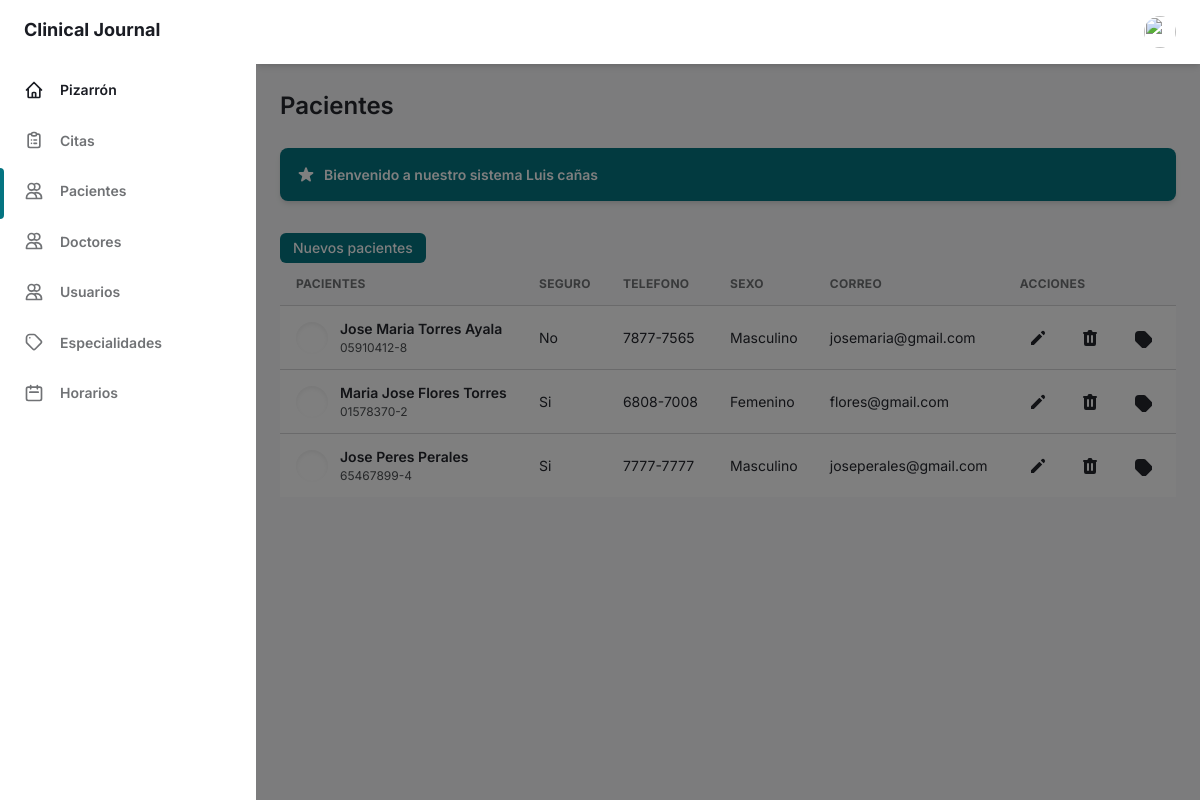
The app's page /folder/patients.php (signed in) with its own data.
### tables this page shows
CREATE TABLE `customers` (
  `codpaci` int(11) NOT NULL,
  `dnipa` char(10) NOT NULL,
  `nombrep` varchar(50) NOT NULL,
  `apellidop` varchar(50) NOT NULL,
  `seguro` char(2) NOT NULL,
  `tele` char(9) NOT NULL,
  `sexo` varchar(15) NOT NULL,
  `email` varchar(35) NOT NULL,
  `usuario` varchar(15) NOT NULL,
  `clave` varchar(255) NOT NULL,
  `cargo` char(1) NOT NULL,
  `estado` char(1) NOT NULL,
  `fecha_create` timestamp NOT NULL DEFAULT current_timestamp() ON UPDATE current_timestamp()
);

### controlador/patientscontrolador.php (called while the page is built, shortened)
<?php
require_once '../modelo/modelopatients.php';
class patientscontrolador{
    function mostrar(){
        $patients=new Modelo();
        $dato=$patients->mostrar("patients", "1");
        require_once '../vista/patients/mostrar.php';
    }
    }

### modelo/modelopatients.php (called while the page is built, shortened)
<?php
class Modelo{
  private $patients;
  private $db;
  public function __construct(){
      $this->patients=array();
      $this->db=new PDO('mysql:host=localhost;dbname=proyecto_clinica',"root","");
  }
  public function mostrar($tabla,$condicion){
      $consulta="SELECT * FROM customers WHERE estado='1'";
      $resultado=$this->db->query($consulta);
      while ($tabla=$resultado->fetchAll(PDO::FETCH_ASSOC)) {
          $this->patients[]=$tabla;
      }
      return $this->patients;
    }
}
 ?>

### vista/patients/mostrar.php (the view, shortened to what this page needs)
<!DOCTYPE html>
<html :class="{ 'theme-dark': dark }" x-data="data()" lang="en">
<head>
  <link rel="stylesheet" href="../assets/css/tailwind.output.css" />
  <link rel="stylesheet" href="https://cdnjs.cloudflare.com/ajax/libs/Chart.js/2.9.3/Chart.min.css" />
</head>
<body>
  <div class="flex h-screen bg-gray-50 dark:bg-gray-900" :class="{ 'overflow-hidden': isSideMenuOpen }">
    <aside class="z-20 hidden w-64 overflow-y-auto bg-white dark:bg-gray-800 md:block flex-shrink-0">
      <div class="py-4 text-gray-500 dark:text-gray-400">
        <a class="ml-6 text-lg font-bold text-gray-800 dark:text-gray-200" href="../vista/admin/pages-admin.php">
          Clinical Journal
        </a>
        <ul class="mt-6">
          <li class="relative px-6 py-3">
            <a class="inline-flex items-center w-full text-sm font-semibold text-gray-800 transition-colors duration-150 hover:text-gray-800 dark:hover:text-gray-200 dark:text-gray-100" href="../vista/admin/pages-admin.php">
              <span class="ml-4">Pizarrón</span>
            </a>
          </li>
        </ul>
        <ul>
          <li class="relative px-6 py-3">
            <a class="inline-flex items-center w-full text-sm font-semibold transition-colors duration-150 hover:text-gray-800 dark:hover:text-gray-200" href="appointment.php">
              <span class="ml-4">Citas</span>
            </a>
          </li>
          <li class="relative px-6 py-3">
            <span class="absolute inset-y-0 left-0 w-1 bg-teal-600 rounded-tr-lg rounded-br-lg" aria-hidden="true"></span>
            <a class="inline-flex items-center w-full text-sm font-semibold transition-colors duration-150 hover:text-gray-800 dark:hover:text-gray-200" href="patients.php">
              <span class="ml-4">Pacientes</span>
            </a>
          </li>
          <li class="relative px-6 py-3">
            <a class="inline-flex items-center w-full text-sm font-semibold transition-colors duration-150 hover:text-gray-800 dark:hover:text-gray-200" href="doctor.php">
              <span class="ml-4">Doctores</span>
            </a>
          </li>
          <li class="relative px-6 py-3">
            <a class="inline-flex items-center w-full text-sm font-semibold transition-colors duration-150 hover:text-gray-800 dark:hover:text-gray-200" href="usuarios.php">
              <span class="ml-4">Usuarios</span>
            </a>
          </li>
          <li class="relative px-6 py-3">
            <a class="inline-flex items-center w-full text-sm font-semibold transition-colors duration-150 hover:text-gray-800 dark:hover:text-gray-200" href="specialty.php">
              <span class="ml-4">Especialidades</span>
            </a>
          </li>
          <li class="relative px-6 py-3">
            <a class="inline-flex items-center w-full text-sm font-semibold transition-colors duration-150 hover:text-gray-800 dark:hover:text-gray-200" href="horario.php">
              <span class="ml-4">Horarios</span>
            </a>
          </li>
        </ul>
      </div>
    </aside>
    <div x-show="isSideMenuOpen" x-transition:enter="transition ease-in-out duration-150" x-transition:enter-start="opacity-0" x-transition:enter-end="opacity-100" x-transition:leave="transition ease-in-out duration-150" x-transition:leave-start="opacity-100" x-transition:leave-end="opacity-0" class="fixed inset-0 z-10 flex items-end bg-black bg-opacity-50 sm:items-center sm:justify-center"></div>
    <div class="flex flex-col flex-1 w-full">
      <header class="z-10 py-4 bg-white shadow-md dark:bg-gray-800">
        <div class="container flex items-center justify-between h-full px-6 mx-auto text-teal-600 dark:text-teal-300">
          <ul class="flex items-center flex-shrink-0 space-x-6">
            <li class="relative">
              <button class="align-middle rounded-full focus:shadow-outline-teal focus:outline-none" @click="toggleProfileMenu" @keydown.escape="closeProfileMenu" aria-label="Account" aria-haspopup="true">
                <img class="object-cover w-8 h-8 rounded-full" src="https://www.creativefabrica.com/wp-content/uploads/2019/02/Profile-Icon-by-arus-1-580x386.jpg" alt="" aria-hidden="true" />
              </button>
            </li>
          </ul>
        </div>
      </header>
      <main class="h-full overflow-y-auto">
        <div class="container px-6 mx-auto grid">
          <h2 class="my-6 text-2xl font-semibold text-gray-700 dark:text-gray-200">
            Pacientes
          </h2>
          <a class="flex items-center justify-between p-4 mb-8 text-sm font-semibold text-teal-100 bg-teal-600 rounded-lg shadow-md focus:outline-none focus:shadow-outline-teal" style="cursor: pointer;">
            <div class="flex items-center">
              <span class="text-white">Bienvenido a nuestro sistema <?php echo ucfirst($_SESSION['nombre']); ?></span>
            </div>
          </a>
          <div>
            <button onclick="window.location.href='../vista/patients/new.php'" class="px-3 py-1 text-sm font-medium leading-5 text-white transition-colors duration-150 bg-teal-600 border border-transparent rounded-md active:bg-teal-600 hover:bg-teal-700 focus:outline-none focus:shadow-outline-teal">
              Nuevos pacientes
            </button>
          </div>
          <div class="w-full overflow-x-auto">
            <table class="w-full whitespace-no-wrap" id="myTable">
              <thead>
                <tr class="text-xs font-semibold tracking-wide text-left text-gray-500 uppercase border-b dark:border-gray-700 bg-gray-50 dark:text-gray-400 dark:bg-gray-800">
                  <th class="px-4 py-3">Pacientes</th>
                  <th class="px-4 py-3">Seguro</th>
                  <th class="px-4 py-3">Telefono</th>
                  <th class="px-4 py-3">Sexo</th>
                  <th class="px-4 py-3">Correo</th>
                  <th class="px-4 py-3">Acciones</th>
                </tr>
              </thead>
              <tbody class="bg-white divide-y dark:divide-gray-700 dark:bg-gray-800">
                <?php
                foreach ($dato as $key => $value) {
                  foreach ($value as $va) { ?>
                    <tr class="text-gray-700 dark:text-gray-400">
                      <td class="px-4 py-3">
                        <div class="flex items-center text-sm">
                          <div class="relative hidden w-8 h-8 mr-3 rounded-full md:block">
                            <div class="absolute inset-0 rounded-full shadow-inner" aria-hidden="true"></div>
                          </div>
                          <div>
                            <p class="font-semibold"><?php echo $va['nombrep']; ?> <?php echo $va['apellidop']; ?></p>
                            <p class="text-xs text-gray-600 dark:text-gray-400">
                              <?php echo $va['dnipa']; ?>
                            </p>
                          </div>
                        </div>
                      </td>
                      <td class="px-4 py-3 text-sm">
                        <?php echo $va['seguro']; ?>
                      </td>
                      <td class="px-4 py-3 text-sm">
                        <?php echo $va['tele']; ?>
                      </td>
                      <td class="px-4 py-3 text-sm">
                        <?php echo $va['sexo']; ?>
                      </td>
                      <td class="px-4 py-3 text-sm">
                        <?php echo $va['email']; ?>
                      </td>
                      <td class="px-4 py-3">
                        <div class="flex items-center space-x-4 text-sm">
                          <a href="../vista/patients/edit.php?id=<?php echo $va["codpaci"]; ?>" class="flex items-center justify-between px-2 py-2 text-sm font-medium leading-5 text-teal-600 rounded-lg dark:text-gray-400 focus:outline-none focus:shadow-outline-gray" aria-label="Edit">
                            <svg class="w-5 h-5" aria-hidden="true" fill="currentColor" viewBox="0 0 20 20">
                              <path d="M13.586 3.586a2 2 0 112.828 2.828l-.793.793-2.828-2.828.793-.793zM11.379 5.793L3 14.172V17h2.828l8.38-8.379-2.83-2.828z"></path>
                            </svg>
                          </a>
                          <a href="../vista/patients/desactivar.php?id=<?php echo $va["codpaci"]; ?>" class="flex items-center justify-between px-2 py-2 text-sm font-medium leading-5 text-teal-600 rounded-lg dark:text-gray-400 focus:outline-none focus:shadow-outline-gray barra" aria-label="Edit">
                          </a>
                          <a href="../vista/patients/password.php?id=<?php echo $va["codpaci"]; ?>" class="flex items-center justify-between px-2 py-2 text-sm font-medium leading-5 text-teal-600 rounded-lg dark:text-gray-400 focus:outline-none focus:shadow-outline-gray" aria-label="Password">
                            <svg class="w-5 h-5" aria-hidden="true" fill="currentColor" viewBox="0 0 20 20">
                              <path stroke-linecap="round" stroke-linejoin="round" stroke-width="2" d="M7 7h.01M7 3h5c.512 0 1.024.195 1.414.586l7 7a2 2 0 010 2.828l-7 7a2 2 0 01-2.828 0l-7-7A1.994 1.994 0 013 12V7a4 4 0 014-4z" />
                            </svg>
                          </a>
                        </div>
                      </td>
                    </tr>
                <?php
                  }
                }
                ?>
              </tbody>
            </table>
          </div>
        </div>
        <?php require '../vista/template/footer.php';  ?>

### records on screen
customers: nombrep "Jose Maria", apellidop "Torres Ayala", dnipa "05910412-8", seguro "No", tele "7877-7565", sexo "Masculino", email "josemaria@gmail.com"
customers: nombrep "Maria Jose", apellidop "Flores Torres", dnipa "01578370-2", seguro "Si", tele "6808-7008", sexo "Femenino", email "flores@gmail.com"
customers: nombrep "Jose", apellidop "Peres Perales", dnipa "65467899-4", seguro "Si", tele "7777-7777", sexo "Masculino", email "joseperales@gmail.com"

### other values on screen
$_SESSION['nombre'] "Luis cañas"
